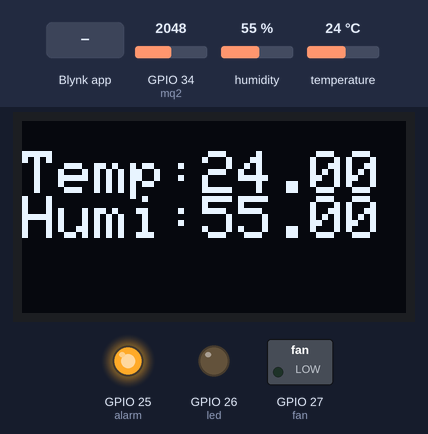
Simulated run of this sketch. Board: ESP32. Parts: 128×64 one-colour display, switched loads named in the sketch (green lamp = pin HIGH), output pins drawn as LEDs (lit = HIGH). The inputs (shaded band) are chosen by the test bench; at power-on: GPIO 34 (mq2) = 2048, humidity 55 %, temperature 24 °C. WiFi joins after 1.5 s; servers stay silent unless stated; what the sketch prints to the serial monitor is not drawn.

Above: at 5.0 s.
5.1 s: GPIO 34 (mq2) set to 1264
6.6 s: GPIO 34 (mq2) set to 1139
At 7.7 s:
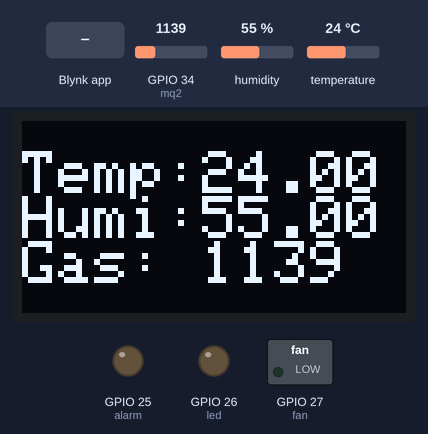
9.7 s: Blynk app writes 1 to V0
At 10.7 s:
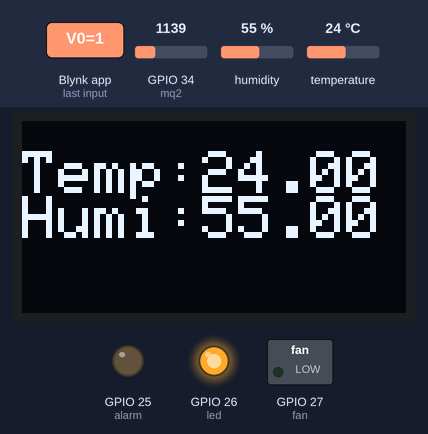
12.3 s: Blynk app writes 1 to V1
At 13.7 s:
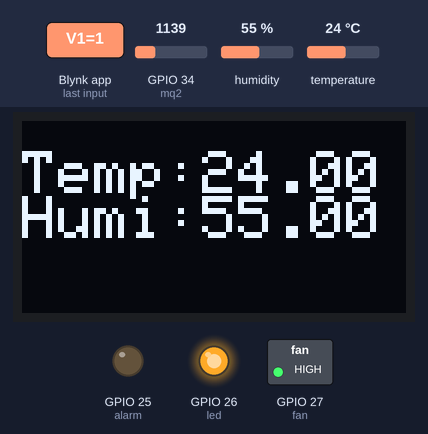
15.7 s: Blynk app writes 0 to V0
At 17.7 s:
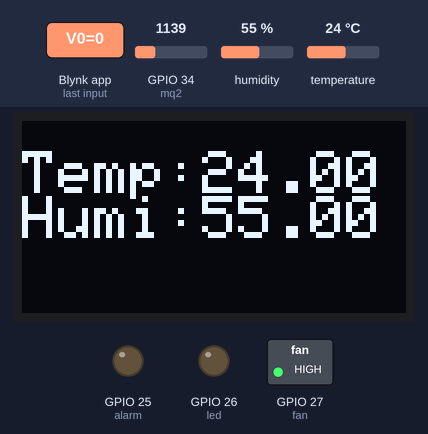
18.3 s: Blynk app writes 1 to V5
At 19.6 s:
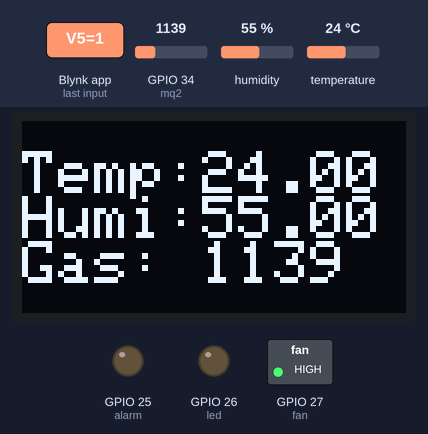
Timing chart, 0 to 20.8 s (numbered marks = the images above; inputs shaded):
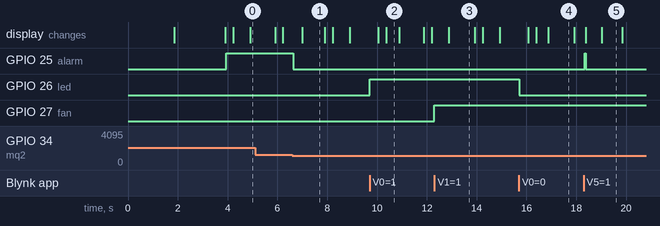

Measured:
- the behaviour switches between 1201 and 1200 on GPIO 34 (mq2) (found by bisection; images 0 and 1)
- after the input at 6.6 s, GPIO 25 (alarm): HIGH → LOW at once; the display: changes after 0.41 s (image 1)
- after the input at 9.7 s, GPIO 26 (led): LOW → HIGH at once
- after the input at 12.3 s, GPIO 27 (fan): LOW → HIGH at once
- after the input at 15.7 s, GPIO 26 (led): HIGH → LOW at once
- after the input at 18.3 s, GPIO 25 (alarm): LOW → HIGH at once, → LOW 0.05 s later
- what the display in image 1 shows lasts 0.9 s, from 7.0 s to 7.9 s

The sketch:

Smart_Home_Automation_Using_Blynk.ino
```cpp
#define BLYNK_PRINT Serial
#define BLYNK_TEMPLATE_ID "*************************"
#define BLYNK_DEVICE_NAME "*************************"
#define BLYNK_AUTH_TOKEN "***********************"

#include <WiFi.h>
#include <WiFiClient.h>
#include <BlynkSimpleEsp32.h>
#include "DHT.h"
#include <SPI.h>
#include <Wire.h>
#include <Adafruit_GFX.h>
#include <Adafruit_SH1106.h>

#define led 26
#define fan 27
#define alarm 25
#define mq2 34

#define dht1 14
#define DHTTYPE DHT11
DHT dht(dht1, DHTTYPE);

#define OLED_SDA 21
#define OLED_SCL 22
Adafruit_SH1106 display(21, 22);

BlynkTimer timer;

const char* ssid = "*****************";
const char* pass = "********************";
const char* auth = "**********************";

int gas = 0;

void sendSensor(){
  float h = dht.readHumidity();
  float t = dht.readTemperature();

  if (isnan(h) || isnan(t)) {
    Serial.println("Failed to read from DHT sensor!");
    return;
  }

  Blynk.virtualWrite(V2, h);
  Blynk.virtualWrite(V3, t);

  display.clearDisplay();
  display.setTextSize(2);
  display.setTextColor(WHITE);
  display.setCursor(0, 10);
  display.print("Temp:");
  display.println(t);
  display.setCursor(0, 25);
  display.print("Humi:");
  display.println(h);
  display.display();
}

void sendGas(){
  gas = analogRead(mq2);
  Blynk.virtualWrite(V4, gas);
  Serial.println(gas);

  if (gas > 1200){
    Blynk.notify("Gas Detected!");
    digitalWrite(alarm, HIGH);
    display.clearDisplay();
    display.setTextSize(3);
    display.setTextColor(WHITE);
    display.setCursor(10, 10);
    display.print("Waring...");
    display.display();
  }
  else{
    digitalWrite(alarm, LOW);
    display.setTextSize(2);
    display.setTextColor(WHITE);
    display.setCursor(0, 40);
    display.print("Gas: ");
    display.println(gas);
    display.display();
  }
}

BLYNK_WRITE(V0){
  int button=param.asInt();
  digitalWrite(led, button);
}

BLYNK_WRITE(V1){
  int button=param.asInt();
  digitalWrite(fan, button);
}

BLYNK_WRITE(V5){
  int button=param.asInt();
  digitalWrite(alarm, button);
}

void setup() {
  Serial.begin(115200);


  Blynk.begin(auth, ssid, pass);

  dht.begin();
  timer.setInterval(1000L, sendSensor);

  //PinMode Define
  pinMode(led, OUTPUT);
  pinMode(fan, OUTPUT);
  pinMode(alarm, OUTPUT);
  pinMode(dht1, INPUT);
  pinMode(mq2, INPUT);

  //OLED Code Initiation
  display.begin(SH1106_SWITCHCAPVCC, 0x3C);  // initialize with the I2C addr 0x3D (for the 128x64)

  display.clearDisplay();
  display.setTextSize(2);
  display.setTextColor(WHITE);
  display.setCursor(35, 10);
  display.print("Smart");
  display.setCursor(45, 40);
  display.print("Home");
  display.display();
  delay(2000);
  display.clearDisplay();

}

void loop() {
  Blynk.run();              //Blynk Server Runing and connection
  timer.run();
  sendSensor();
  sendGas();

}
```
